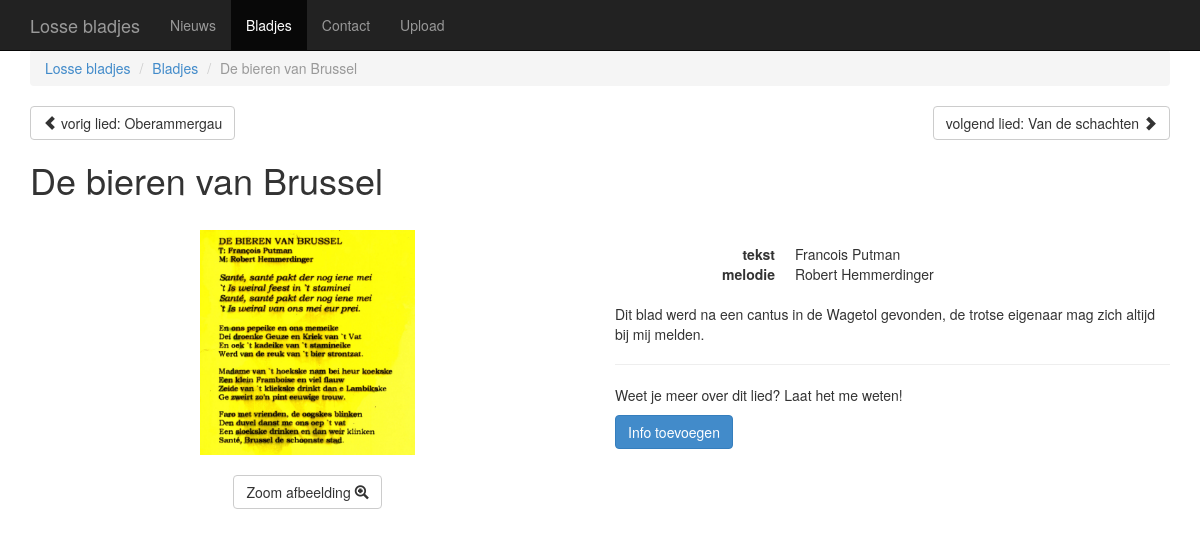
/blad/12, run on the app's committed database.
### lossebladjes/database.py (models this page shows)
class Blad(db.Model):
    id = db.Column(db.Integer, primary_key = True)
    titel = db.Column(db.String())
    auteur = db.Column(db.String())
    melodie = db.Column(db.String())
    toegevoegd_op = db.Column(db.String())
    voorgedragen_op = db.Column(db.String())
    eigenaar = db.Column(db.String())
    scan_filename = db.Column(db.String)
    extra = db.Column(db.String())

### lossebladjes/views.py (the view, shortened to what this page needs)
@app.route('/blad/<int:blad_id>', methods=['GET', 'POST'])
def blad(blad_id):
    blad = Blad.query.get(blad_id)
    next = Blad.query.filter(Blad.id > blad_id).order_by(Blad.id).first()
    prev = Blad.query.filter(Blad.id < blad_id).order_by(Blad.id.desc()).first()
    form = forms.OpmerkingBijBlad()
    return render_template("blad.html", blad=blad, next=next, prev=prev, form=form)

### lossebladjes/templates/blad.html (shortened to what this page needs)
{% extends "template.html" %}
{% from "_macros.html" import render_field %}
{% set title = blad.titel %}
{% set active_page = "bladjes" %}
{% set parent = [("bladjes", "Bladjes")] %}
{% block content %}
    <div class="row top-margin">
        <div class="col-xs-6">
        {% if prev %}
            <a class="btn btn-default pull-left fill" href="{{url_for('blad', blad_id=prev.id)}}">
                <span class="glyphicon glyphicon-chevron-left"></span>
                vorig lied: {{prev.titel}}
            </a>
        {% endif %}
        </div>
        <div class="col-xs-6">
        {% if next %}
            <a class="btn btn-default pull-right fill" href="{{url_for('blad', blad_id=next.id)}}">
                volgend lied: {{next.titel}}
                <span class="glyphicon glyphicon-chevron-right"></span>
            </a>
        {% endif %}
        </div>
    </div>
    <h1>{{blad.titel}}</h1>
    <div class="row">
        <div id="scans" class="col-sm-6  top-margin">
            <div class="row center-block" style="display:table">
                <div class="carousel slide col-xs-8; width:90%" data-interval='100'>
                    <div class="carousel-inner">
                        <div class="item text-center active">
                            <img src="{{ url_for('static', filename='scans/' + blad.scan_filename)}}" alt="{{blad.titel}}" class="img-responsive small center-block height-responsive">
                        </div>
                    </div>
                </div>
            </div>
            <div class="top-margin text-center">
                <a id='hide' href='#' type="button" class="btn btn-default">
                        Zoom afbeelding
                        <span class="glyphicon glyphicon-zoom-in"></span>
                </a>
            </div>
        </div>
        <div id='meta' class="col-sm-6 top-margin">
            <dl class="dl-horizontal">
                <dt>tekst</dt><dd>{% if blad.auteur %}{{blad.auteur}}{% else %}auteur onbekend{% endif %}</dd>
                <dt>melodie</dt><dd>{% if blad.melodie %}{{blad.melodie}}{% else %}onbekend{% endif %}</dd>
            </dl>
            {% if blad.extra %}{{ blad.extra|safe }}{% endif %}
            <hr>
            <p>Weet je meer over dit lied? Laat het me weten!</p>
            <div id='pre-form' {% if form.errors %}hidden{% endif %}>
                <button id='show-form' class="btn btn-primary">Info toevoegen</button>
            </div>
        </div>
    </div>
{% endblock %}

### lossebladjes/templates/template.html (shortened to what this page needs)
<!DOCTYPE html>
<html lang="nl">
<head>
    {% set title = title|default('') -%}
    <link rel="stylesheet" href="{{ url_for('static', filename='css/merged.css') }}">
</head>
<body>
    <header class="navbar navbar-inverse navbar-fixed-top" role="banner">
        <div class="container">
            <div class="navbar-header">
                <a class="navbar-brand" href="{{ url_for('index') }}">Losse bladjes</a>
            </div>
            <nav role="navigation" class="collapse navbar-collapse" id="bs-example-navbar-collapse-1">
                <ul class="nav navbar-nav">
                    {% set nav = [
                        ('index', 'Nieuws'),
                        ('bladjes', 'Bladjes'),
                        ('contact', 'Contact'),
                        ('upload', 'Upload'),
                    ] -%}
                    {% set active_page = active_page|default('index') -%}
                    {% for page, caption in nav %}
                    <li{% if page == active_page %} class="active"{% endif %}>
                        <a href="{{ url_for(page) }}">{{ caption }}</a>
                    </li>
                    {% endfor %}
                </ul>
            </nav>
        </div>
    </header>
    <div class="container">
        <ol class="breadcrumb">
            <li><a href="{{url_for('index')}}">Losse bladjes</a></li>
            {% if parent -%}
            {% for page, name in parent %}
            <li><a href="{{ url_for(page) }}">{{name}}</a></li>
            {% endfor %}
            {% endif %}
            <li class="active">{{ title }}</li>
        </ol>
        {% block content %}{% endblock %}
    </div>
</body>
</html>

### data on the page
Blad: titel "De bieren van Brussel", scan_filename (picture), auteur "Francois Putman", melodie "Robert Hemmerdinger", extra "Dit blad werd na een cantus in de Wagetol gevonden, de trotse eigenaar mag zich altijd bij mij melden."
Blad: titel "Oberammergau"
Blad: titel "Van de schachten"

### other printed values
{{ caption }} "Nieuws" "Bladjes" "Contact" "Upload"
{{ name }} "Bladjes"
